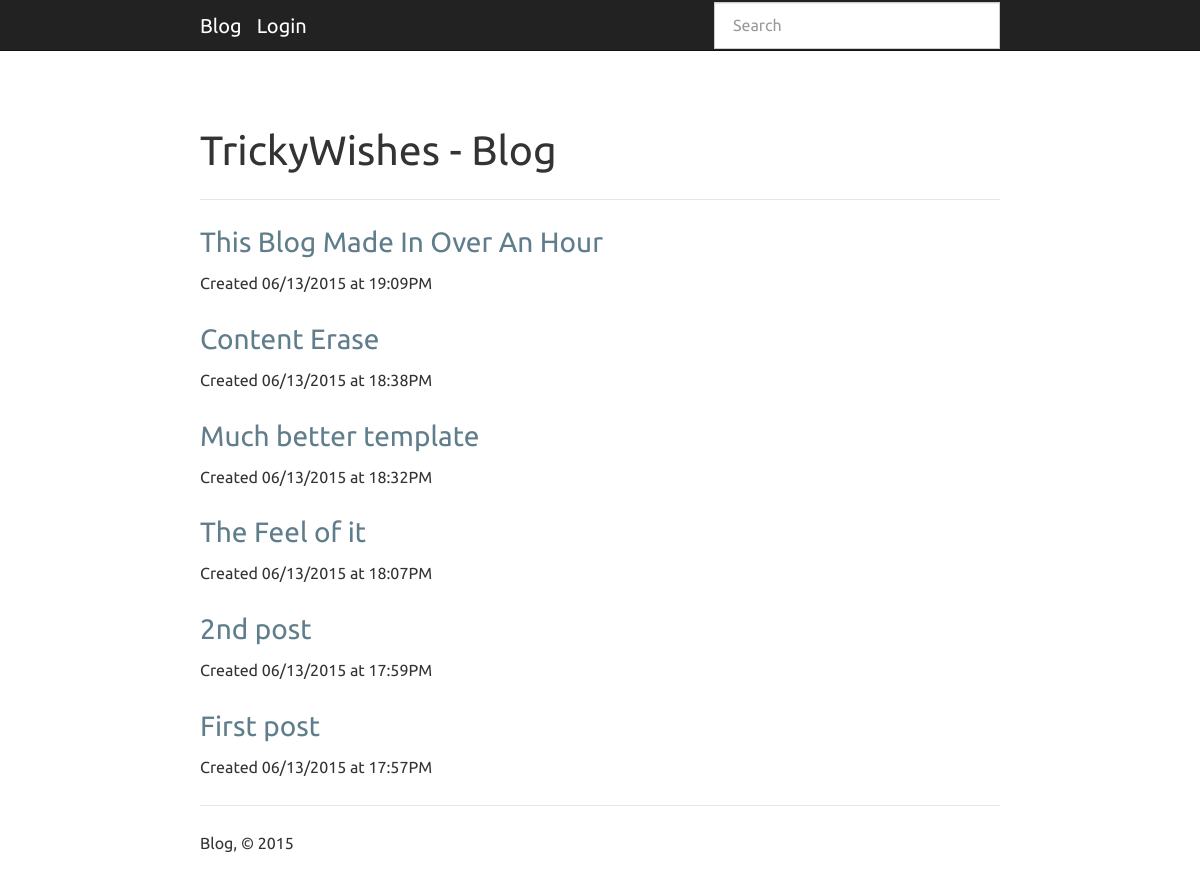
The page / on the database its author committed.
### app.py (models this page shows, shortened)
class Entry(flask_db.Model):
    title = CharField()
    slug = CharField(unique=True)
    content = TextField()
    published = BooleanField(index=True)
    timestamp = DateTimeField(default=datetime.datetime.now, index=True)
    @classmethod
    def public(cls):
        return Entry.select().where(Entry.published == True)

### app.py (the view)
@app.route('/')
def index():
    search_query = request.args.get('q')
    if search_query:
        query = Entry.search(search_query)
    else:
        query = Entry.public().order_by(Entry.timestamp.desc())
    return object_list(
        'index.html',
        query,
        search=search_query,
        check_bounds=False)

### templates/index.html (shortened to what this page needs)
{% extends "base.html" %}
{% block content_title %}{% if search %}Search "{{ search }}"{% else %}TrickyWishes - Blog{% endif %}{% endblock %}
{% block content %}
    {% for entry in object_list %}
        {% if search %}
            {% set entry = entry.entry %}
        {% endif %}
        <h3>
            <a href="{%  if entry.published %}{{  url_for('detail', slug=entry.slug)
                    }}{% else %}{{ url_for('edit',slug=entry.slug) }}{% endif %}">
                {{ entry.title }}
            </a>
        </h3>
        <p>Created {{ entry.timestamp.strftime('%m/%d/%Y at %H:%M%p') }}</p>
    {% endfor %}
{% endblock %}

### templates/base.html (shortened to what this page needs)
<!doctype html>
<html>
  <head>
    <link rel=stylesheet type=text/css href="{{ url_for('static', filename='css/blog.min.css') }}" />
    <link rel=stylesheet type=text/css href="{{ url_for('static', filename='css/hilite.css') }}" />
  </head>
  <body>
    <div class="navbar navbar-default navbar-static-top" role="navigation">
      <div class="container">
        <div class="navbar-header">
          <a class="navbar-brand" href="{{ url_for('index') }}">Blog</a>
          {% if not session.logged_in %}
              <a class="navbar-brand" href="{{  url_for('login') }}">Login</a>
          {% endif %}
        </div>
        <div class="navbar-collapse collapse">
          {% block search_bar %}
            <form action="{{ url_for('index') }}" class="navbar-form navbar-right" id="search-form" method="get" role="search">
              <div class="form-group">
                <input class="form-control" name="q" placeholder="Search" type="text" value="{% if search %}{{ search }}{% endif %}">
              </div>
            </form>
          {% endblock %}
        </div>
      </div>
    </div>
    <div class="container">
      {% block page_header %}
        <div class="page-header">
          <h1>{% block content_title %}{% endblock %}</h1>
        </div>
      {% endblock %}
      {% block content %}{% endblock %}
      <footer>
        <hr />
        <p>Blog, &copy; 2015</p>
      </footer>
    </div>
  </body>
</html>

### rows shown on the page
Entry: title "This Blog Made In Over An Hour", timestamp "06/13/2015 at 19:09PM"
Entry: title "Content Erase", timestamp "06/13/2015 at 18:38PM"
Entry: title "Much better template", timestamp "06/13/2015 at 18:32PM"
Entry: title "The Feel of it", timestamp "06/13/2015 at 18:07PM"
Entry: title "2nd post", timestamp "06/13/2015 at 17:59PM"
Entry: title "First post", timestamp "06/13/2015 at 17:57PM"
